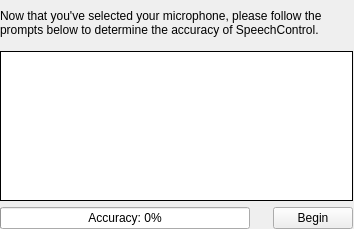
<?xml version="1.0" encoding="UTF-8"?>
<ui version="4.0">
 <class>MicrophoneSample</class>
 <widget class="QWizardPage" name="MicrophoneSample">
  <property name="windowModality">
   <enum>Qt::WindowModal</enum>
  </property>
  <property name="geometry">
   <rect>
    <x>0</x>
    <y>0</y>
    <width>354</width>
    <height>229</height>
   </rect>
  </property>
  <property name="windowTitle">
   <string>WizardPage</string>
  </property>
  <property name="title">
   <string>Microphone Selection</string>
  </property>
  <property name="subTitle">
   <string>Select a microphone for usage.</string>
  </property>
  <widget class="QWidget" name="verticalLayoutWidget">
   <property name="geometry">
    <rect>
     <x>0</x>
     <y>0</y>
     <width>353</width>
     <height>229</height>
    </rect>
   </property>
   <layout class="QVBoxLayout" name="verticalLayout">
    <item>
     <widget class="QLabel" name="label">
      <property name="maximumSize">
       <size>
        <width>16777215</width>
        <height>45</height>
       </size>
      </property>
      <property name="text">
       <string>Now that you've selected your microphone, please follow the prompts below to determine the accuracy of SpeechControl.</string>
      </property>
      <property name="alignment">
       <set>Qt::AlignLeading|Qt::AlignLeft|Qt::AlignVCenter</set>
      </property>
      <property name="wordWrap">
       <bool>true</bool>
      </property>
     </widget>
    </item>
    <item>
     <layout class="QGridLayout" name="gridLayout">
      <item row="1" column="2">
       <widget class="QPushButton" name="btnBeginPrompt">
        <property name="text">
         <string>Begin</string>
        </property>
       </widget>
      </item>
      <item row="1" column="1">
       <spacer name="horizontalSpacer">
        <property name="orientation">
         <enum>Qt::Horizontal</enum>
        </property>
        <property name="sizeHint" stdset="0">
         <size>
          <width>40</width>
          <height>20</height>
         </size>
        </property>
       </spacer>
      </item>
      <item row="1" column="0">
       <widget class="QProgressBar" name="progressBarRate">
        <property name="minimumSize">
         <size>
          <width>250</width>
          <height>0</height>
         </size>
        </property>
        <property name="value">
         <number>0</number>
        </property>
        <property name="format">
         <string>Accuracy: %p%</string>
        </property>
       </widget>
      </item>
      <item row="0" column="0" colspan="3">
       <widget class="QLabel" name="lblPrompt">
        <property name="minimumSize">
         <size>
          <width>349</width>
          <height>148</height>
         </size>
        </property>
        <property name="styleSheet">
         <string notr="true">border: 1px solid #000;
background-color: #fff;
font-size: 12pt;</string>
        </property>
        <property name="text">
         <string/>
        </property>
        <property name="alignment">
         <set>Qt::AlignCenter</set>
        </property>
        <property name="wordWrap">
         <bool>true</bool>
        </property>
        <property name="margin">
         <number>5</number>
        </property>
       </widget>
      </item>
     </layout>
    </item>
   </layout>
  </widget>
 </widget>
 <resources/>
 <connections/>
</ui>
